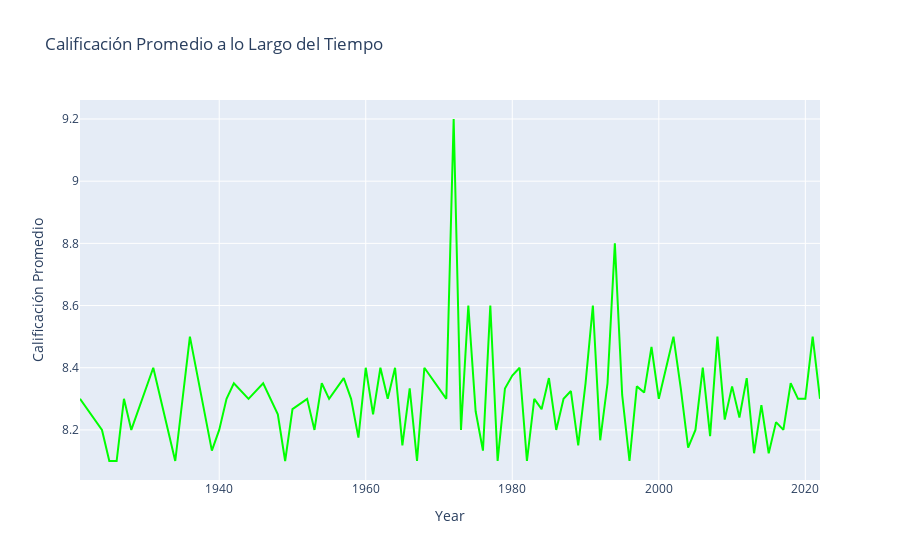

Notebook code cell kept with this figure:
### Markdown cell above
- Gráfico de linea que visualiza cómo la calificación promedio de las películas ha cambiado a lo largo de los años, proporcionando una visión general de las tendencias en las calificaciones a lo largo del tiempo.

### Code cell
agrupar_df = df.groupby('year')['rating'].mean().reset_index()

fig = px.line(agrupar_df, x='year', y='rating', title='Calificación Promedio a lo Largo del Tiempo', color_discrete_sequence=['#00FF00'])
fig.update_layout(xaxis_title='Year', yaxis_title='Calificación Promedio')
fig.show()

### Figure 1 — Plotly figure (JSON) as saved in the notebook; plotly's stock layout.template omitted (floating-point values rounded to 4 significant figures)
{"data": [{"hovertemplate": "year=%{x}<br>rating=%{y}<extra></extra>", "legendgroup": "", "line": {"color": "#00FF00", "dash": "solid"}, "marker": {"symbol": "circle"}, "mode": "lines", "name": "", "orientation": "v", "showlegend": false, "type": "scatter", "x": [1921, 1924, 1925, 1926, 1927, 1928, 1931, 1934, 1936, 1939, 1940, 1941, 1942, 1944, 1946, 1948, 1949, 1950, 1952, 1953, 1954, 1955, 1957, 1958, 1959, 1960, 1961, 1962, 1963, 1964, 1965, 1966, 1967, 1968, 1971, 1972, 1973, 1974, 1975, 1976, 1977, 1978, 1979, 1980, 1981, 1982, 1983, 1984, 1985, 1986, 1987, 1988, 1989, 1990, 1991, 1992, 1993, 1994, 1995, 1996, 1997, 1998, 1999, 2000, 2001, 2002, 2003, 2004, 2005, 2006, 2007, 2008, 2009, 2010, 2011, 2012, 2013, 2014, 2015, 2016, 2017, 2018, 2019, 2020, 2021, 2022], "xaxis": "x", "y": [8.3, 8.2, 8.1, 8.1, 8.3, 8.2, 8.4, 8.1, 8.5, 8.133, 8.2, 8.3, 8.35, 8.3, 8.35, 8.25, 8.1, 8.267, 8.3, 8.2, 8.35, 8.3, 8.367, 8.3, 8.175, 8.4, 8.25, 8.4, 8.3, 8.4, 8.15, 8.333, 8.1, 8.4, 8.3, 9.2, 8.2, 8.6, 8.26, 8.133, 8.6, 8.1, 8.333, 8.375, 8.4, 8.1, 8.3, 8.267, 8.367, 8.2, 8.3, 8.325, 8.15, 8.35, 8.6, 8.167, 8.35, 8.8, 8.312, 8.1, 8.34, 8.32, 8.467, 8.3, 8.4, 8.5, 8.333, 8.143, 8.2, 8.4, 8.18, 8.5, 8.233, 8.34, 8.24, 8.367, 8.125, 8.28, 8.125, 8.225, 8.2, 8.35, 8.3, 8.3, 8.5, 8.3], "yaxis": "y"}], "layout": {"legend": {"tracegroupgap": 0}, "title": {"text": "Calificación Promedio a lo Largo del Tiempo"}, "xaxis": {"anchor": "y", "domain": [0, 1], "title": {"text": "Year"}}, "yaxis": {"anchor": "x", "domain": [0, 1], "title": {"text": "Calificación Promedio"}}}}
